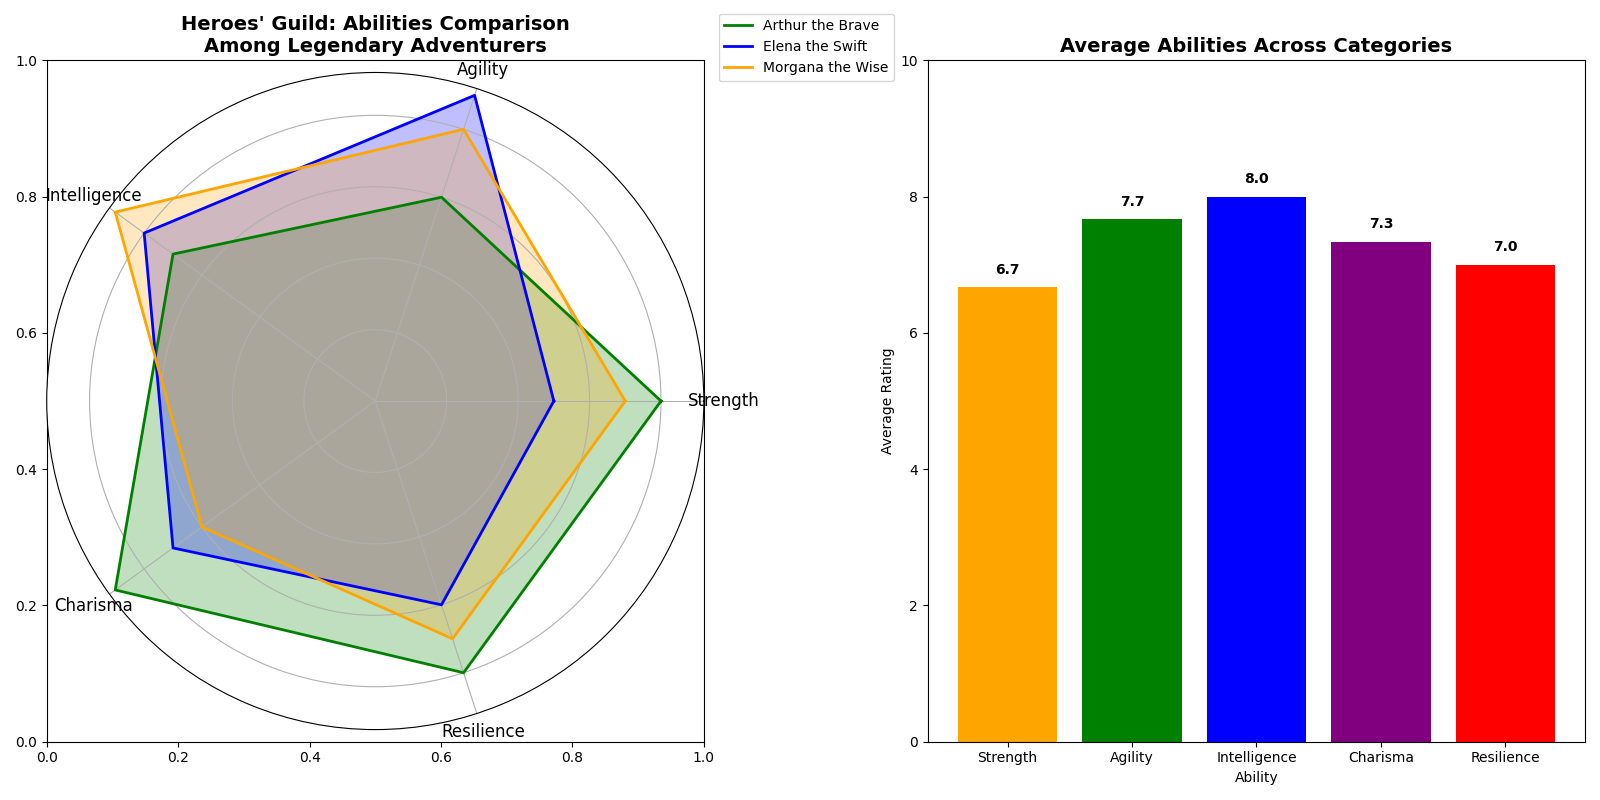

Write Python code to recreate this figure.
import matplotlib.pyplot as plt
import numpy as np

categories = ['Strength', 'Agility', 'Intelligence', 'Charisma', 'Resilience']
num_vars = len(categories)
arthur = [8, 6, 7, 9, 8]
elena = [5, 9, 8, 7, 6]
morgana = [7, 8, 9, 6, 7]

average_abilities = [
    np.mean([arthur[i], elena[i], morgana[i]]) 
    for i in range(num_vars)
]

def create_radar_chart(ax, data, color, label):
    angles = np.linspace(0, 2 * np.pi, num_vars, endpoint=False).tolist()
    data += data[:1]
    angles += angles[:1]

    ax.fill(angles, data, color=color, alpha=0.25)
    ax.plot(angles, data, color=color, linewidth=2, label=label)

fig, (ax1, ax2) = plt.subplots(1, 2, figsize=(16, 8))

ax1.set_title("Heroes' Guild: Abilities Comparison\nAmong Legendary Adventurers", fontsize=14, fontweight='bold')
polar_ax = fig.add_subplot(121, polar=True)
create_radar_chart(polar_ax, arthur, 'g', 'Arthur the Brave')
create_radar_chart(polar_ax, elena, 'b', 'Elena the Swift')
create_radar_chart(polar_ax, morgana, 'orange', 'Morgana the Wise')

polar_ax.set_yticklabels([])
polar_ax.set_xticks(np.linspace(0, 2 * np.pi, num_vars, endpoint=False))
polar_ax.set_xticklabels(categories, fontsize=12)
polar_ax.legend(loc='upper right', bbox_to_anchor=(1.3, 1.1))

# Changed the order of colors here for the bar chart as well
ax2.bar(categories, average_abilities, color=['orange', 'g', 'b', 'purple', 'r'])
ax2.set_ylim(0, 10)
ax2.set_title('Average Abilities Across Categories', fontsize=14, fontweight='bold')
ax2.set_ylabel('Average Rating')
ax2.set_xlabel('Ability')
for i, score in enumerate(average_abilities):
    ax2.text(i, score + 0.2, f'{score:.1f}', ha='center', color='black', fontweight='bold')

plt.tight_layout()
plt.show()
